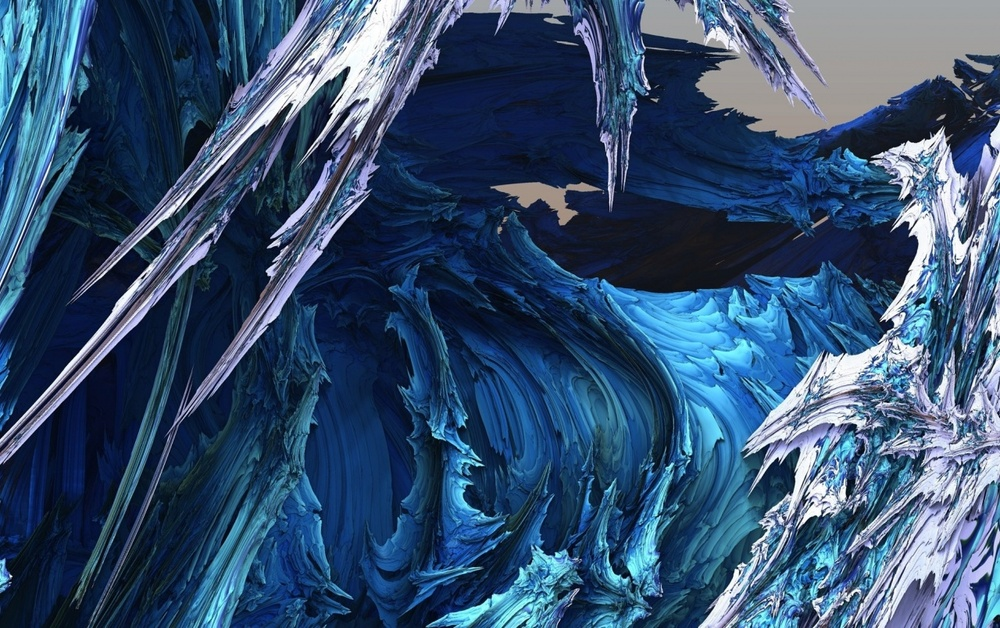
%> input picture 4-INF/MATLAB/ex18_image.jpg, 1000 x 628 px, shrunk from 1280 x 804 before the run
$ octave ex18_image_manipulator.m   (GNU Octave 9; MATLAB toolbox functions it lacks are replaced by stand-ins)
%> lines starting %> are read from the running program, lines starting %| are printed output that depends on the picture

%%% Title: IMAGE MANIPULATION WITH MATLAB
%%% Author: Filippo Valmori
%%% Date: 21/03/2023
%%% Reference: [1] Digital signal processing - Fundamentals and applications (Li Tan, 2013) [Ch.14]

close all
clearvars
clc


%% PARAMETERS

ImageId = 'ex18_image.jpg';                                                         % Input image name and extension
Nbins = 10;                                                                         % Number of bins for grey image equalization (NB: shall be between 1 and 256)
Nclr = 4;                                                                           % Number of colors of indexed-color image (NB: shall be between 1 and 256)
SzK = 37;                                                                           % Laplacian edge filter kerlel size
Sigma = 0.5;                                                                        % Laplacian filter standard deviation


%% PROCESSING

Xrgb = imread(ImageId);                                                             % Load RGB image
%> Xrgb is the input picture: size 628x1000x3 uint8; mean R, G, B 52.7, 79.2, 110.8

Xgrey = rgb2gray(Xrgb);                                                             % Convert RGB to grey-scale image
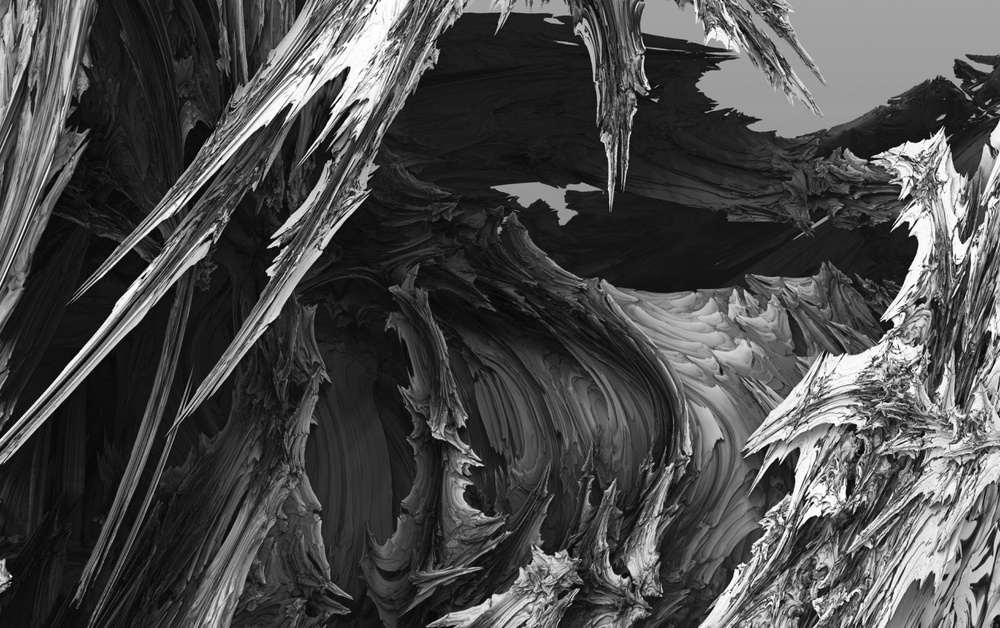
%> Xgrey: size 628x1000 uint8; min 1, max 255, mean 74.9
Xequal = histeq(Xgrey,Nbins);                                                       % Equalize grey-scale image
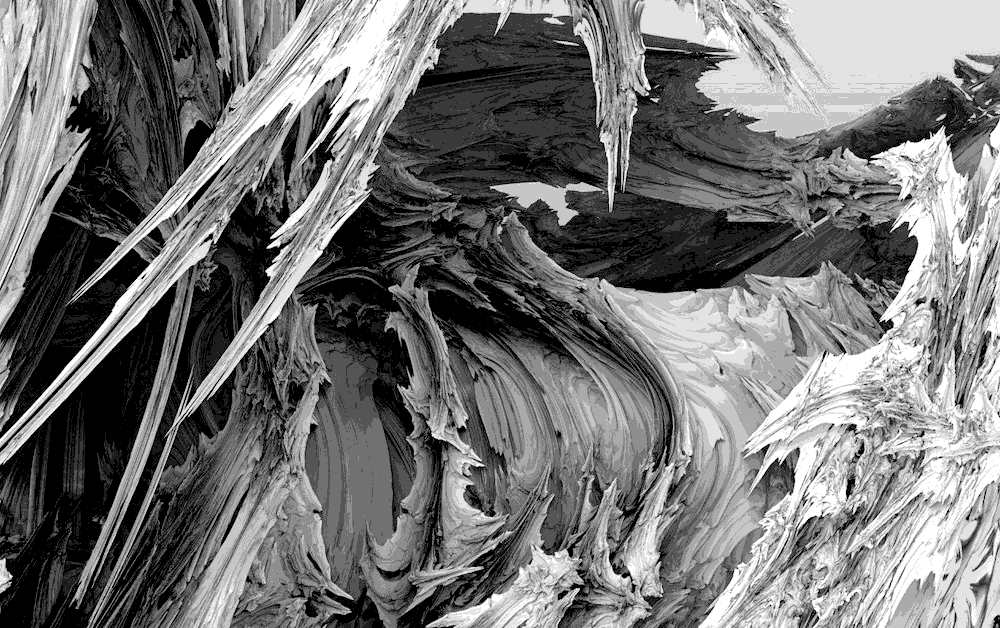
%> Xequal: size 628x1000 uint8; min 0, max 255, mean 115.7

[Xidx,MapO] = rgb2ind(Xrgb,Nclr);                                                   % Convert RGB to indexed-color image and extract color-map
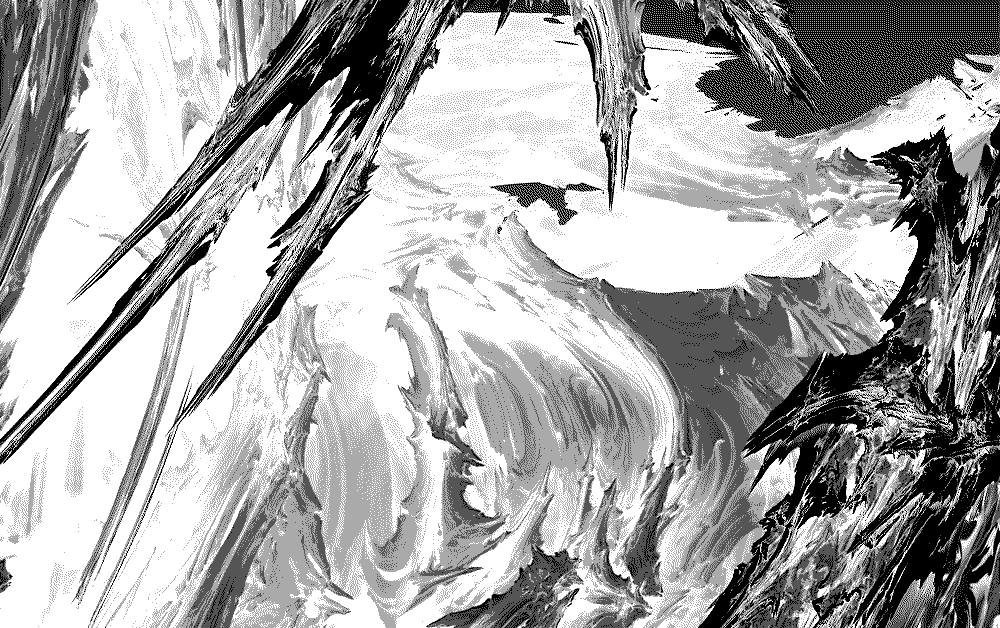
%> Xidx: size 628x1000 uint8; min 0, max 3, mean 1.99; drawn with min black and max white
%> MapO = [0.694 0.757 0.824; 0.322 0.518 0.682; 0.133 0.278 0.443; 0.0431 0.11 0.22]
MapG = MapO;                                                                        % Create green color-map
%> MapG has the same summary as MapO
MapG(:,1) = 0;                                                                      % Remove red tones (R) from color-map
MapG(:,3) = 0;                                                                      % Remove blue tones (R) from color-map
MapV = MapO;                                                                        % Create violet color-map
%> MapV has the same summary as MapO
MapV(:,2) = 0;                                                                      % Remove green tones (R) from color-map

KernL = fspecial('log',SzK,Sigma);                                                  % Get Laplacian of Gaussian kernel for edge filtering
Xedge = filter2(KernL,im2double(Xgrey));                                            % Convert grey-scaled image to double precision and then filter
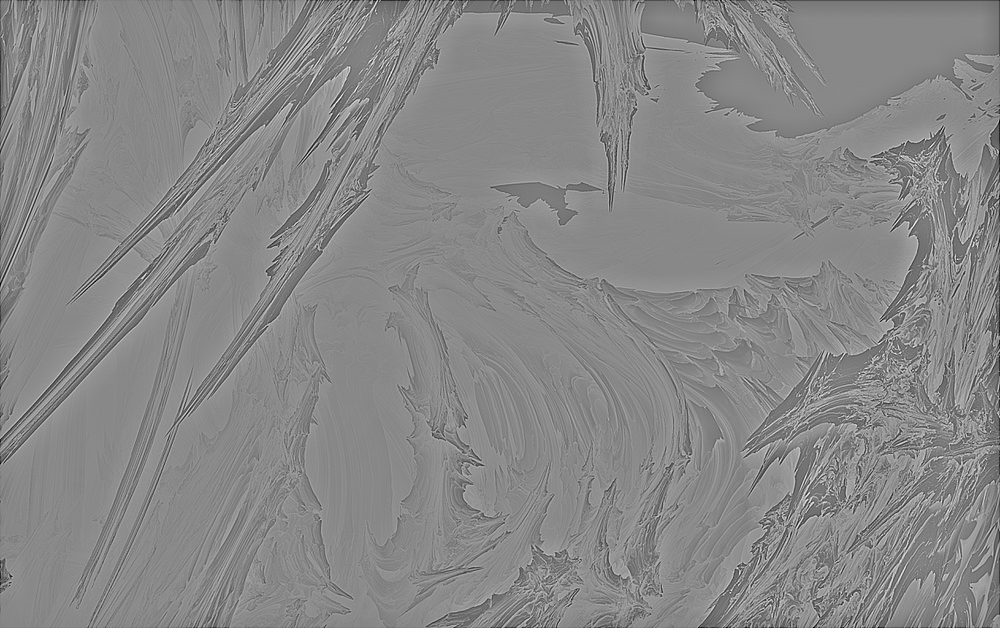
%> Xedge: size 628x1000 double; min -2.77, max 2.41, mean -0.0136; drawn with min black and max white


%% RESULTS

figure('Name','1. COLOR FILTERING','NumberTitle','off')
subplot(2,2,1)
imshow(Xrgb)
title('Original RGB')
subplot(2,2,2)
imshow(Xidx,MapO)
title(sprintf('Color-compressed (%d)',Nclr))
subplot(2,2,3)
imshow(Xidx,MapG)
title('Color-filtered (Green)')
subplot(2,2,4)
imshow(Xidx,MapV)
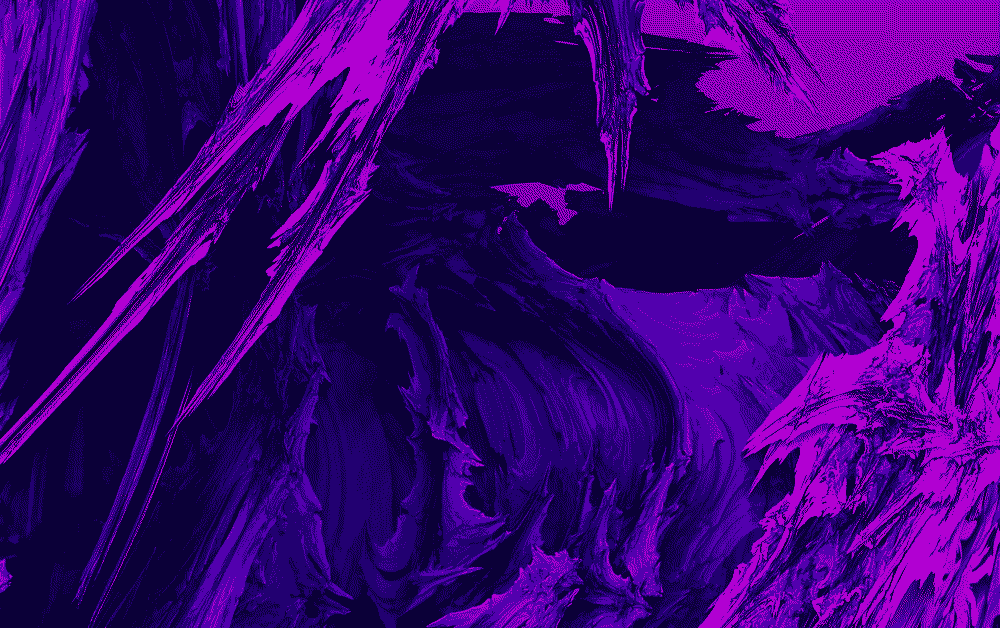
%> displayed picture: size 628x1000x3, on the screen's scale of 0 to 255; mean R, G, B 52.5, 0, 111.3
title('Color-filtered (Violet)')


figure('Name','2. EQUALIZATION','NumberTitle','off')
subplot(2,2,1)
imshow(Xgrey)
title('Gray')
subplot(2,2,2)
imshow(Xequal)
title(sprintf('Equalized-Gray (%d)',Nbins))
subplot(2,2,3)
imhist(Xrgb)
title('Histogram before equalization')
subplot(2,2,4)
imhist(Xequal)
title('Histogram after equalization')
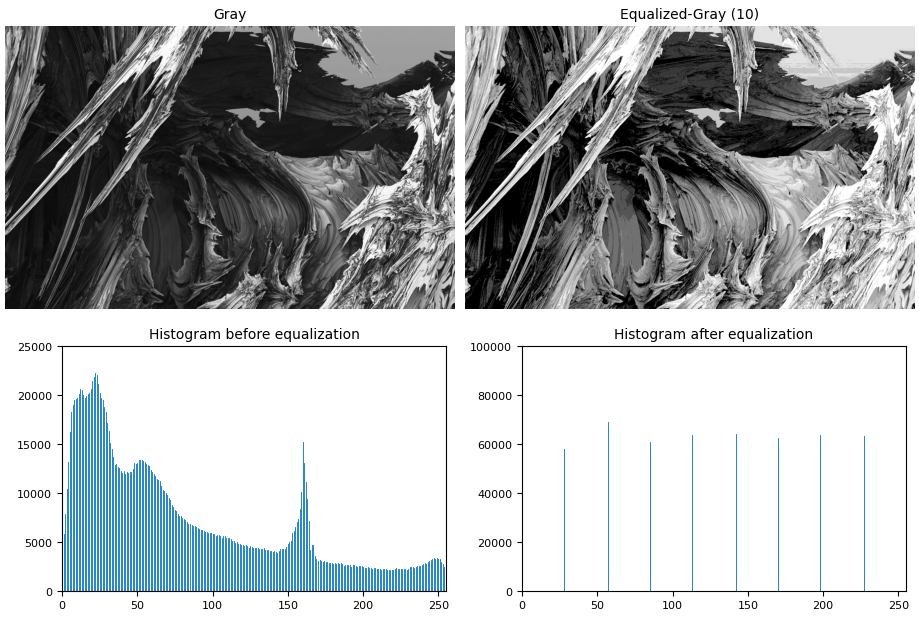
%> figure redrawn from the program's plot data, 4 panels

figure('Name','3. EDGE FILTERING','NumberTitle','off')
imshow(Xedge)
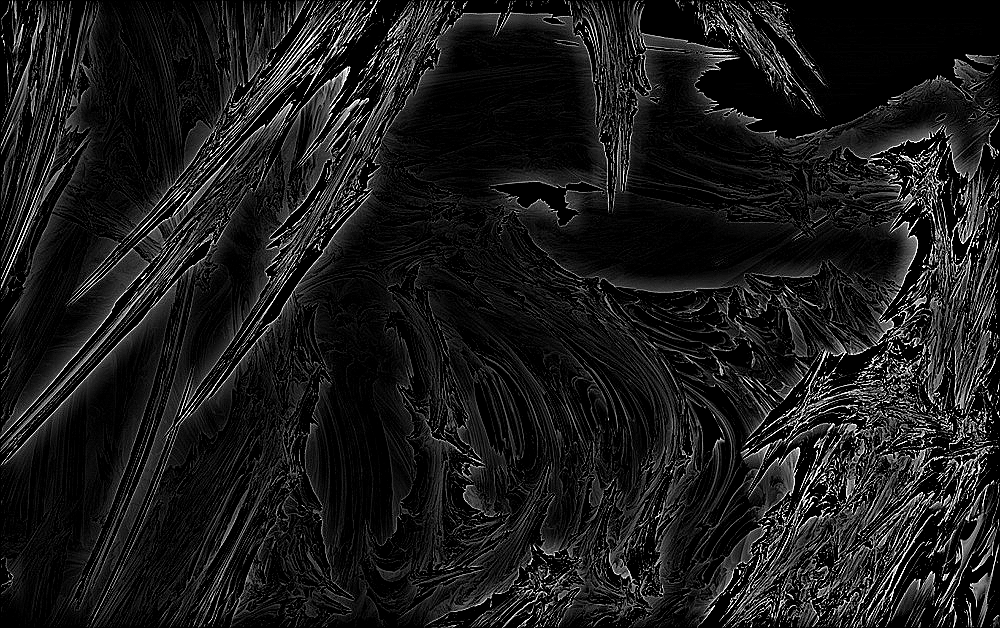
%> displayed picture: size 628x1000, on the screen's scale of 0 to 255; min 0, max 255, mean 27.1
title('Laplacian edge-detected')
